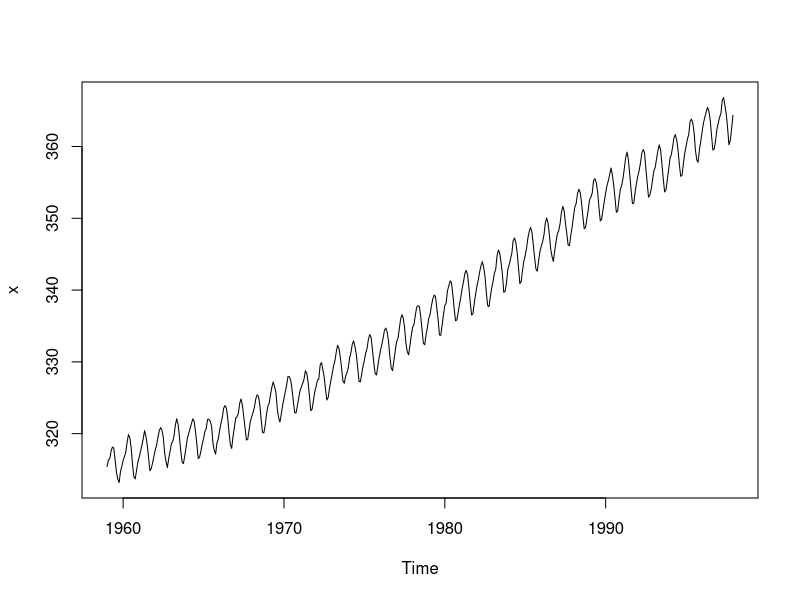
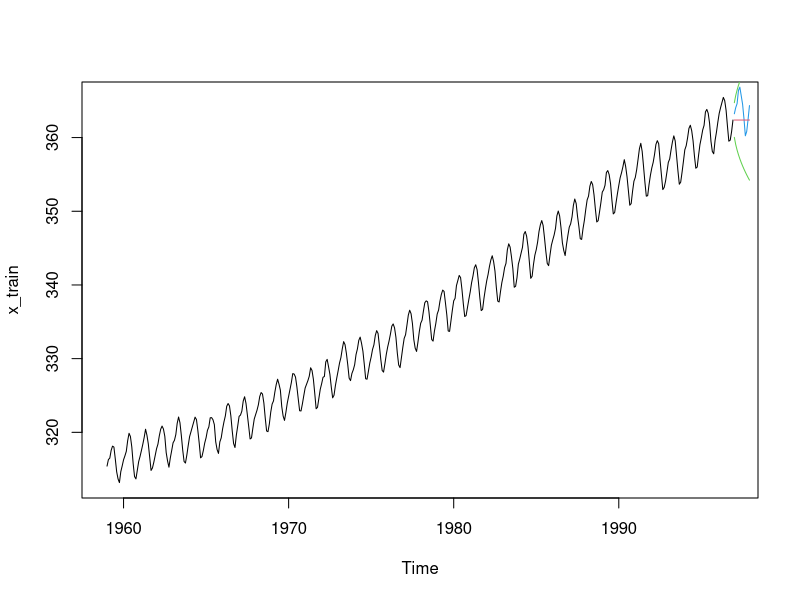
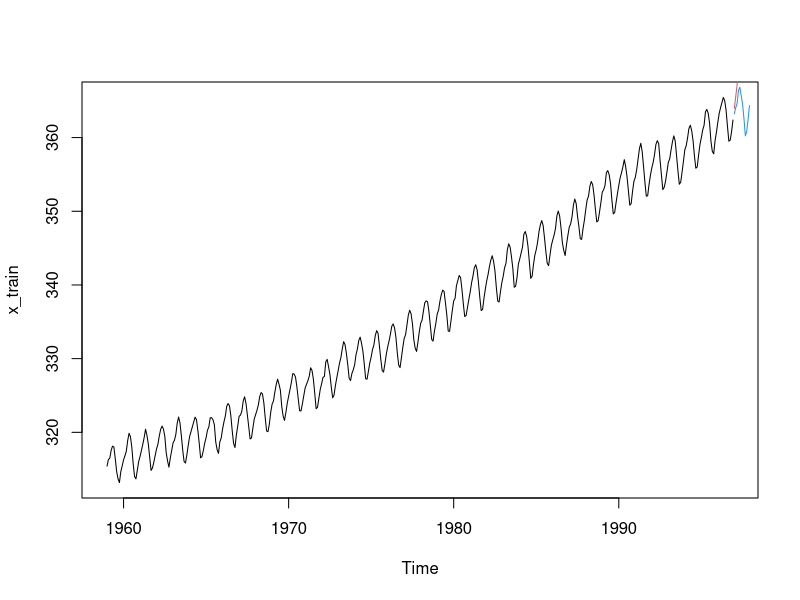
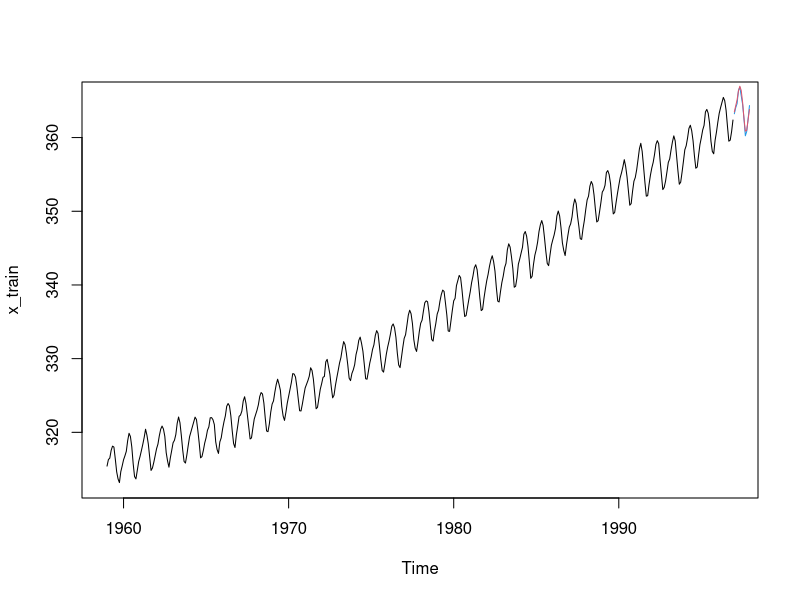
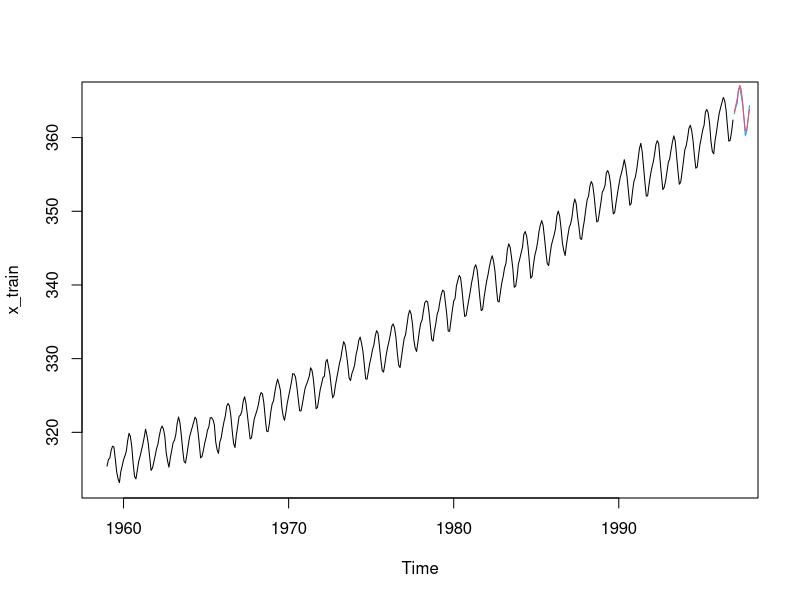

R code for these plots, in order:
## ---- chunk 1
x = co2
plot(x)
## ---- chunk 2
x_test= window(x,start=c(1997,1))
x_train = window(x,end = c(1996,12))
## ---- chunk 3
length(x_train)
## ---- chunk 4
ses = HoltWinters(x_train,alpha = NULL,beta = FALSE, gamma=FALSE)
plot(x_train)

ses_pred = predict(ses,n.ahead=12,prediction.interval=TRUE)
lines(x_test,col=4)
lines(ses_pred[,1],col=2)
lines(ses_pred[,2],col=3)
lines(ses_pred[,3],col=3)
## ---- chunk 5
mape = function(forecast,truth){
  return (100*mean(abs(truth-forecast)/truth))
}
mape(ses_pred[,"fit"],x_test)
## ---- chunk 6
library(forecast)
accuracy(ses_pred,x_test)
## ---- chunk 7
#non seasnonal exponentail smoothing
non_seasonal = HoltWinters(x_train,alpha = NULL,beta = NULL,gamma = FALSE)
non_seasonal_pred = predict(non_seasonal,n.ahead=12, prediction.interval = TRUE)

plot(x_train)
lines(x_test,col=4)
#red
lines(non_seasonal_pred[,1],col=2)
#lines(non_seasonal_pred[,2],col=3)
#lines(non_seasonal_pred[,3],col=3)

mape(non_seasonal_pred[,'fit'],x_test)
## ---- chunk 8
#seasonal exponential smoothing 

add_seasonal = HoltWinters(x_train,alpha = NULL,beta = NULL,gamma = NULL)
add_seasonal_pred = predict(add_seasonal,n.ahead=12, prediction.interval = TRUE)

plot(x_train)
lines(x_test,col=4)
#red
lines(add_seasonal_pred[,1],col=2)
#lines(non_seasonal_pred[,2],col=3)
#lines(non_seasonal_pred[,3],col=3)

mape(add_seasonal_pred[,'fit'],x_test)
## ---- chunk 9
#multiplicative seasonal 
multi_seasonal = HoltWinters(x_train,alpha = NULL,beta = NULL,gamma = NULL, seasonal = "multi")
multi_seasonal_pred = predict(multi_seasonal,n.ahead=12, prediction.interval = TRUE)

plot(x_train)
lines(x_test,col=4)
#red
lines(multi_seasonal_pred[,1],col=2)
#lines(non_seasonal_pred[,2],col=3)
#lines(non_seasonal_pred[,3],col=3)

mape(multi_seasonal_pred[,'fit'],x_test)
## ---- chunk 10
train_start = start(x_train)
train_end = end(x_train)
mapes = matrix(data = NA)
for (i in train_start[1]:(train_end[1]-1)){
  train_set = window(x_train,end = c(i,12))
  val_set = window(x_train,start=c(i+1,1),end = c(i+1,12))
  
  
}
  

## ---- chunk 11
end(x_train)
